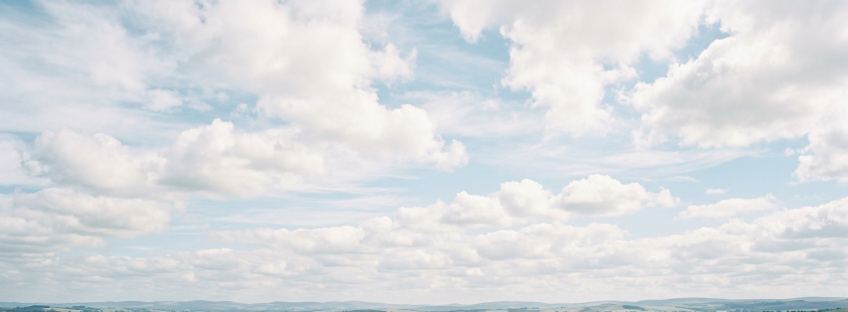
#> input picture tools/assets-src/sky-src.png, 1696 x 624 px, found by its file name (shown at 1/2 size)
$ python dither.py
#> lines starting #> are read from the running program, lines starting #| are printed output that depends on the picture
"""Own-asset stylisation for the 'dithered / pixel' imagery.
ordered(): Bayer 8x8 ordered dithering on a reduced palette, upscaled with nearest-neighbour.
dissolve(): image that breaks into drifting squares towards one side (mosaic dissolve).
"""
import sys, random
import numpy as np
from PIL import Image

B8 = np.array([[0,32,8,40,2,34,10,42],[48,16,56,24,50,18,58,26],[12,44,4,36,14,46,6,38],[60,28,52,20,62,30,54,22],
               [3,35,11,43,1,33,9,41],[51,19,59,27,49,17,57,25],[15,47,7,39,13,45,5,37],[63,31,55,23,61,29,53,21]]) / 64.0 - 0.5

def ordered(src, out, width=320, levels=4, scale=4, tint=None):
    im = Image.open(src).convert('RGB'); h = int(im.height * width / im.width)
    a = np.asarray(im.resize((width, h), Image.LANCZOS)).astype(float) / 255
    th = np.tile(B8, (h // 8 + 1, width // 8 + 1))[:h, :width][..., None]
    q = np.clip(np.round(a * (levels - 1) + th * 1.0) / (levels - 1), 0, 1)
    if tint is not None:  # map luminance onto a 2-colour ramp
        lum = q.mean(axis=2, keepdims=True); c0, c1 = (np.array(t) / 255 for t in tint); q = c0 + (c1 - c0) * lum
    img = Image.fromarray((q * 255).astype('uint8'))
    if scale > 1: img = img.resize((width * scale, h * scale), Image.NEAREST)
    img.quantize(colors=64, dither=Image.Dither.NONE).save(out, optimize=True)  # 网页端用 image-rendering: pixelated 放大

def ramp(src, out, width, colors, contrast=1.0, bias=0.0):
    """Ordered dithering of luminance onto an N-colour ramp (dark→light)."""
#> called with src = 'tools/assets-src/sky-src.png', width = 320, contrast = 1.5, bias = 0
    im = Image.open(src).convert('L'); h = int(im.height * width / im.width)
#> after `h = int(im.height * width / im.width)`: h = 117
    a = np.asarray(im.resize((width, h), Image.LANCZOS)).astype(float) / 255
    a = np.clip((a - a.mean()) * contrast + a.mean() + bias, 0, 1)
    th = np.tile(B8, (h // 8 + 1, width // 8 + 1))[:h, :width]
    n = len(colors); idx = np.clip(np.floor(a * (n - 1) + 0.5 + th), 0, n - 1).astype(int)
    pal = np.array(colors, dtype='uint8'); Image.fromarray(pal[idx]).save(out, optimize=True)
#> call 2 of ramp, with src = 'tools/assets-src/hall-src.png', width = 220, contrast = 1.2, bias = 0
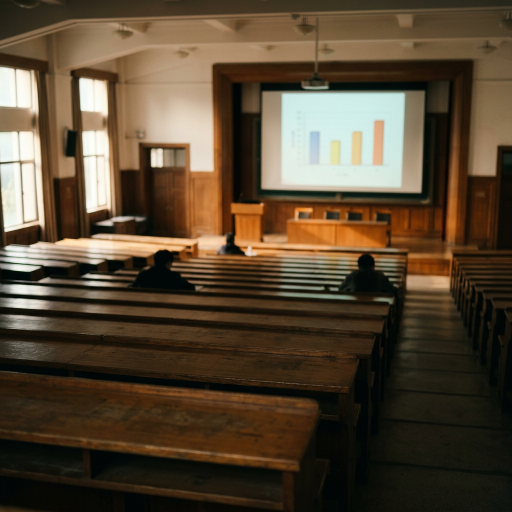
#> input picture tools/assets-src/hall-src.png, 1024 x 1024 px, found by its file name (shown at 1/2 size)
#> in ramp (call 2), `idx = np.clip(np.floor(a * (n - 1) + 0.5 + th), 0, n - 1).astype(int)`:
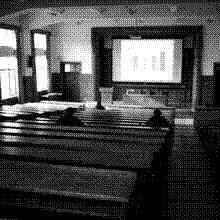
#> idx: shape (220, 220) int64; min 0, max 4, mean 1.14; drawn with min black and max white
#> in ramp (call 2), `pal = np.array(colors, dtype='uint8')`:
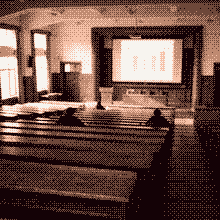
#> saved as hall-dither.png: PIL image 220x220 RGB; mean R, G, B 106.6, 76.6, 68.3

def dissolve(src, out, size=900, cell=18, seed=3, side='right'):
#> called with src = 'tools/assets-src/laoshi-base.png', size = 900, cell = 18, seed = 3, side = 'right'
    random.seed(seed)
    im = Image.open(src).convert('RGB'); s = min(im.size)
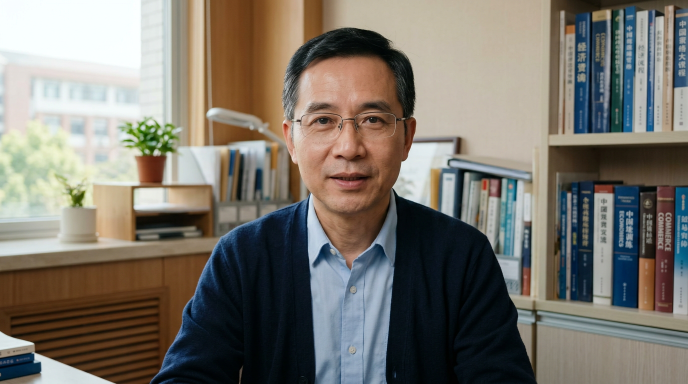
#> input picture tools/assets-src/laoshi-base.png, 1376 x 768 px, found by its file name (shown at 1/2 size)
#> in dissolve, im is the input picture: PIL image 1376x768 RGB; mean R, G, B 121.6, 116.8, 108.2
#> after `s = min(im.size)`: s = 768
    im = im.crop(((im.width - s) // 2, (im.height - s) // 2, (im.width + s) // 2, (im.height + s) // 2)).resize((size, size), Image.LANCZOS)
#> im: PIL image 900x900 RGB
    base = Image.new('RGB', (size, size), (247, 244, 239)); n = size // cell
    small = im.resize((n, n), Image.BOX)
    for y in range(n):
        for x in range(n):
            t = x / n if side == 'right' else 1 - x / n
            if t < 0.66 or random.random() > (1.25 - t):
                base.paste(im.crop((x * cell, y * cell, (x + 1) * cell, (y + 1) * cell)), (x * cell, y * cell)); continue
            if random.random() < (t - 0.6) * 1.6: continue  # dropped cell
            c = small.getpixel((x, y)); dx = int((t - 0.6) * random.uniform(0, 8)) * cell
            base.paste(Image.new('RGB', (cell, cell), c), (min(size - cell, x * cell + dx), y * cell))
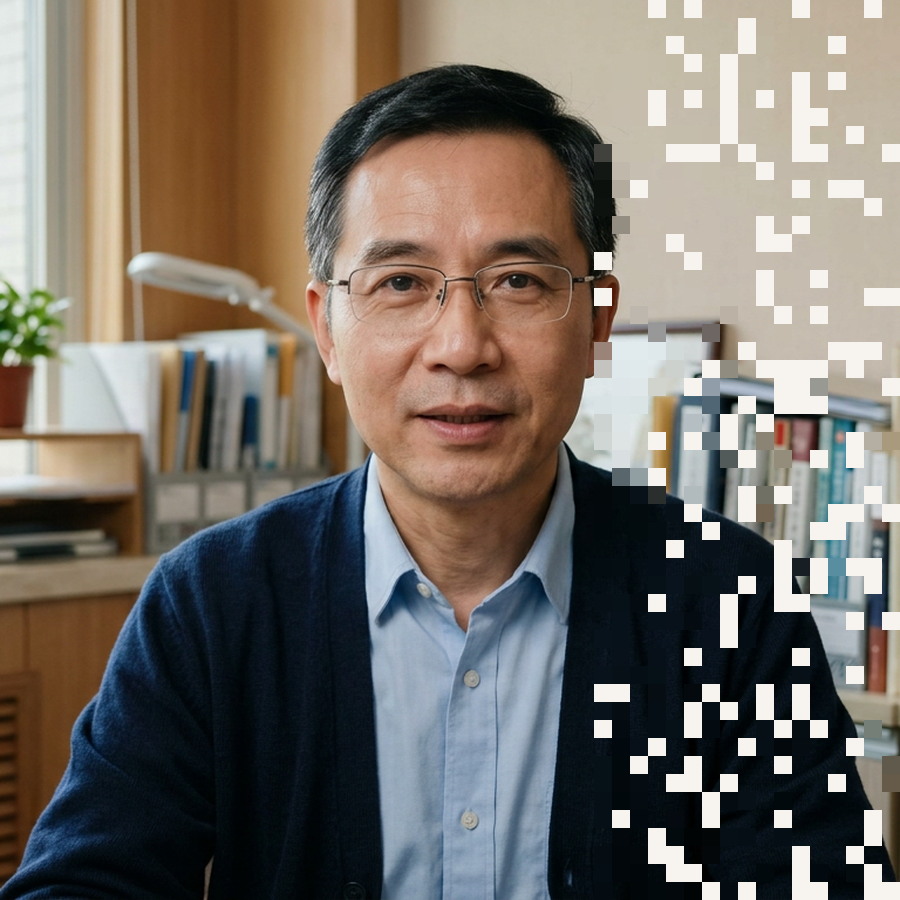
#> base: PIL image 900x900 RGB; mean R, G, B 118.3, 111.1, 102.9
    base.save(out, quality=88)

if __name__ == '__main__':
    S = 'tools/assets-src/'; O = 'apps/web/public/assets/art/'
    ramp(S + 'sky-src.png', O + 'sky-dither.png', 320, [(107,150,214), (152,190,240), (203,231,255), (232,244,255), (255,255,255)], contrast=1.5)
    ramp(S + 'hall-src.png', O + 'hall-dither.png', 220, [(20,2,6), (110,72,58), (191,138,113), (246,193,168), (247,244,239)], contrast=1.2)
    dissolve(S + 'laoshi-base.png', O + 'laoshi-dissolve.jpg', size=900, cell=18)
    # small dithered icons for result bars (crops of our own teacher photo), 2-tone ink/paper
    im = Image.open(S + 'laoshi-base.png').convert('RGB'); W, H = im.size
#> after `W, H = im.size`: W = 1376; H = 768
    for i, box in enumerate([(0.40, 0.18, 0.62, 0.40), (0.36, 0.10, 0.66, 0.62), (0.30, 0.30, 0.70, 0.95)]):
        c = im.crop((int(box[0] * W), int(box[1] * H), int(box[2] * W), int(box[3] * H))); c.save('/tmp/ic.png')
#> after `c = im.crop((int(box[0] * W), int(box[1] * H), int(box[2] * W), int(bo`:
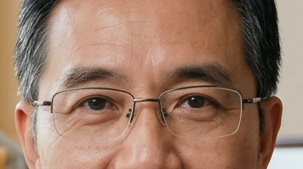
#> c: PIL image 303x169 RGB; mean R, G, B 154.6, 122.6, 103.6
        ordered('/tmp/ic.png', O + f'icon-{i}.png', width=56, levels=2, scale=1, tint=((20, 2, 6), (247, 244, 239)))
#> in ordered, `lum = q.mean(axis=2, keepdims=True)`:
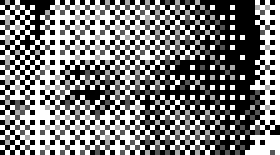
#> lum: shape (31, 56, 1) float64 (shown 5 times larger); min 0, max 1, mean 0.487
    print('ok')
